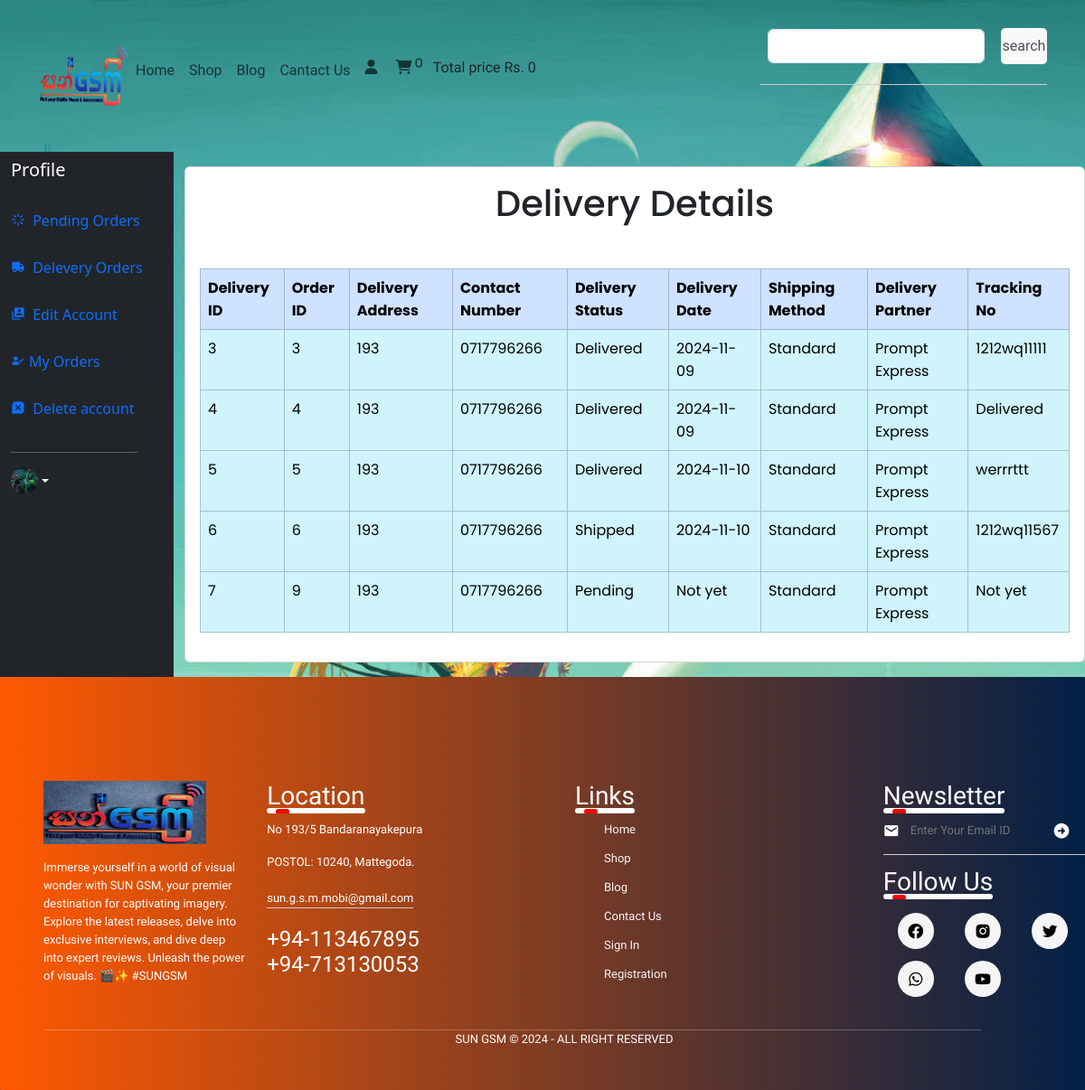
The app's page /user_panel/profile.php?delevery_orders (signed in) with its own data.
### tables this page shows
CREATE TABLE `user` (
  `user_id` int(11) NOT NULL,
  `username` varchar(250) NOT NULL,
  `user_email` varchar(100) NOT NULL,
  `password` varchar(255) NOT NULL,
  `user_image` varchar(100) NOT NULL,
  `user_ip` varchar(100) NOT NULL,
  `user_address` varchar(100) NOT NULL,
  `user_mobile` varchar(100) NOT NULL,
  `registration_at` timestamp NOT NULL DEFAULT current_timestamp() ON UPDATE current_timestamp()
);

CREATE TABLE `delivery_details` (
  `delivery_id` int(11) NOT NULL,
  `user_id` int(11) NOT NULL,
  `order_id` int(11) NOT NULL,
  `delivery_address` varchar(255) NOT NULL,
  `contact_number` varchar(15) NOT NULL,
  `delivery_status` varchar(50) DEFAULT 'Pending',
  `delivery_date` date DEFAULT NULL,
  `shipping_method` varchar(100) DEFAULT 'Standard',
  `delivery_partner` varchar(100) DEFAULT NULL,
  `created_at` timestamp NOT NULL DEFAULT current_timestamp(),
  `email_sent` tinyint(1) DEFAULT 0,
  `tracking_no` varchar(100) DEFAULT NULL
);

### functions/common_function.php (called while the page is built, shortened)
<?php
function getIPAddress()
{
    if (!empty($_SERVER['HTTP_CLIENT_IP'])) {
        $ip = $_SERVER['HTTP_CLIENT_IP'];
    }
    elseif (!empty($_SERVER['HTTP_X_FORWARDED_FOR'])) {
        $ip = $_SERVER['HTTP_X_FORWARDED_FOR'];
    }
    else {
        $ip = $_SERVER['REMOTE_ADDR'];
    }
    return $ip;
}
?>

### user_panel/delevery_orders.php (the view, shortened to what this page needs)
<!DOCTYPE html>
<html lang="en">
<head>
    <link href="https://unpkg.com/boxicons@2.1.4/css/boxicons.min.css" rel="stylesheet" />
    <link rel="stylesheet" href="./user_page.css" />
    <link href="https://cdn.jsdelivr.net/npm/bootstrap@5.3.3/dist/css/bootstrap.min.css" rel="stylesheet"
 />
    <link rel="stylesheet" href="https://cdnjs.cloudflare.com/ajax/libs/font-awesome/6.5.1/css/all.min.css"
 />
    <link rel="stylesheet" href="https://cdnjs.cloudflare.com/ajax/libs/toastr.js/latest/toastr.min.css"
 />
</head>
<body>
    <?php
    $username = $_SESSION['username'];
    $get_user = "SELECT * FROM `user` WHERE username='$username'";
    $result = mysqli_query($con, $get_user);
    $row_fetch = mysqli_fetch_assoc($result);
    $user_id = $row_fetch['user_id'];
    ?>
    <div class="d-flex justify-content-center" style="border-radius: 15px; font-family:Poppins">
        <div class="card" style="width:100%;">
            <div class="card-body">
                <h1 class="text-center">Delivery Details</h1>
                <?php
                $get_delivery_details = "SELECT * FROM `delivery_details` WHERE user_id='$user_id'";
                $result_delivery = mysqli_query($con, $get_delivery_details);
                $delivery_count = mysqli_num_rows($result_delivery);
                if ($delivery_count > 0) {
                    echo '<table class="table table-bordered mt-5">';
                    echo '<thead class="table-primary">';
                    echo '<tr>';
                    echo '<th scope="col">Delivery ID</th>';
                    echo '<th scope="col">Order ID</th>';
                    echo '<th scope="col">Delivery Address</th>';
                    echo '<th scope="col">Contact Number</th>';
                    echo '<th scope="col">Delivery Status</th>';
                    echo '<th scope="col">Delivery Date</th>';
                    echo '<th scope="col">Shipping Method</th>';
                    echo '<th scope="col">Delivery Partner</th>';
                    echo '<th scope="col">Tracking No</th>';
                    echo '</tr>';
                    echo '</thead>';
                    echo '<tbody>';
                    while ($row_delivery = mysqli_fetch_assoc($result_delivery)) {
                        $delivery_id = $row_delivery['delivery_id'];
                        $order_id = $row_delivery['order_id'];
                        $delivery_address = $row_delivery['delivery_address'];
                        $contact_number = $row_delivery['contact_number'];
                        $delivery_status = $row_delivery['delivery_status'];
                        $delivery_date = $row_delivery['delivery_date'];
                        $shipping_method = $row_delivery['shipping_method'];
                        $delivery_partner = $row_delivery['delivery_partner'];
                        $tracking_no = $row_delivery['tracking_no'];
                        $display_date = $delivery_date ? $delivery_date : "Not yet";
                        $tracking_no = $tracking_no ? $tracking_no : "Not yet";
                        echo "
                        <tr class='table-info'>
                            <td>$delivery_id</td>
                            <td>$order_id</td>
                            <td>$delivery_address</td>
                            <td>$contact_number</td>
                            <td>$delivery_status</td>
                            <td>$display_date</td>
                            <td>$shipping_method</td>
                            <td>$delivery_partner</td>
                            <td>$tracking_no</td>
                        </tr>";
                    }
                    echo '</tbody>';
                    echo '</table>';
                } else {
                    echo "<div class='alert alert-warning' role='alert'>
                            No delivery details found.
                          </div>";
                }
                ?>
            </div>
        </div>
    </div>
</body>
</html>

### user_panel/profile.php (shortened to what this page needs)
<?php
include('../functions/common_function.php');
?>
<!DOCTYPE html>
<html lang="en">
<head>
    <link href="https://unpkg.com/boxicons@2.1.4/css/boxicons.min.css" rel="stylesheet" />
    <link rel="stylesheet" href="./user_page.css" />
    <link href="https://cdn.jsdelivr.net/npm/bootstrap@5.3.3/dist/css/bootstrap.min.css" rel="stylesheet"
 />
    <link rel="stylesheet" href="https://cdnjs.cloudflare.com/ajax/libs/font-awesome/6.5.1/css/all.min.css"
 />
    <link rel="stylesheet" href="https://cdnjs.cloudflare.com/ajax/libs/toastr.js/latest/toastr.min.css"
 />
</head>
</head>
<body>
    <section>
        <?php
        function cart_item()
        {
            global $con;
            $get_ip_add = getIPAddress();
            $select_query = "SELECT * FROM `cart` WHERE ip_address='$get_ip_add'";
            $result_query = mysqli_query($con, $select_query);
            $count_cart_items = mysqli_num_rows($result_query);
            echo $count_cart_items;
        }
        function total_cart_price()
        {
            $total_price = 0;
            echo $total_price;
        }
        ?>
        <nav class="navbar navbar-expand-lg py-4 font">
            <div class=" container">
                <a href="index.php"><img src="../index/images/loogo.png" alt="logo" width="100px" height="70px" /></a>
                <div class="collapse navbar-collapse animated-underline" id="navbarSupportedContent">
                    <ul class="navbar-nav me-auto mb-2 mb-lg-0">
                        <li class="nav-item">
                            <a class="nav-link" href="../index/index.php">Home</a>
                        </li>
                        <li class="nav-item">
                            <a class="nav-link" href="../shop/shop.php">Shop</a>
                        </li>
                        <li class="nav-item">
                            <a class="nav-link" href="#">Blog</a>
                        </li>
                        <li class="nav-item">
                            <a class="nav-link" href="#">Cantact Us</a>
                        </li>
                        <li class="nav-item">
                            <i class="fa-solid fa-user nav-link"></i>
                            <a href="../shop/cart.php"> <i class="fa-solid fa-cart-shopping nav-link">
                                    <sup><?php cart_item() ?></sup>
                                </i></a>
                            Total price Rs. <?php total_cart_price() ?>
                        </li>
                    </ul>
                    <form class="d-flex" action="../shop/search.php" method="get">
                        <input class="form-control m-2" type="search" palceholder="Search" aria-label="Search"
                            style="width: 240px;" name="search_data">
                        <input type="submit" value="search" class="btn-outline search" name="search_data_product">
                    </form>
                </div>
            </div>
        </nav>
    </section>
    <div class="">
        <div class="row flex-nowrap">
            <div class="col-auto col-md-3 col-xl-2 px-sm-2 px-0 bg-dark">
                <div class="d-flex flex-column align-items-center align-items-sm-start px-3 pt-2 text-white min-vh-20">
                    <div class="d-flex align-items-center pb-3 mb-md-0 me-md-auto text-white text-decoration-none">
                        <h1 class="fs-5 d-none d-sm-inline">Profile</h1>
                    </div>
                    <ul class="nav nav-pills flex-column mb-sm-auto mb-0 align-items-center align-items-sm-start"
                        id="menu">
                        <li class="nav-item">
                            <a href="profile.php?pending_orders" class="nav-link align-middle px-0">
                                <i class='bx bx-loader'></i> <span class="ms-1 d-none d-sm-inline">Pending Orders</span>
                            </a>
                        </li>
                        <li class="nav-item">
                            <a href="profile.php?delevery_orders" class="nav-link align-middle px-0">
                                <i class='bx bxs-truck'></i> <span class="ms-1 d-none d-sm-inline">Delevery
                                    Orders</span>
                            </a>
                        </li>
                        <li>
                            <a href="profile.php?edit_account" class="nav-link px-0 align-middle">
                                <i class='bx bxs-user-account'></i> <span class="ms-1 d-none d-sm-inline">Edit
                                    Account</span></a>
                        </li>
                        <li>
                            <a href="profile.php?my_orders" class="nav-link align-middle px-0">
                                <i class='bx bxs-user-check'></i><span class="ms-1 d-none d-sm-inline">My
                                    Orders</span></a>
                        </li>
                        <li>
                            <a href="profile.php?delete_account" class="nav-link align-middle px-0">
                                <i class='bx bxs-message-square-x'></i> <span class="ms-1 d-none d-sm-inline">Delete
                                    account</span>
                            </a>
                        </li>
                    </ul>
                    <hr>
                    <div class="dropdown pb-4">
                        <a href="#" class="d-flex align-items-center text-white text-decoration-none dropdown-toggle"
                            id="dropdownUser1" data-bs-toggle="dropdown" aria-expanded="false">
                            <?php
                            if (!isset($_SESSION['username'])) {
                                echo " <span class='d-none d-sm-inline mx-1'>Guest</span>";
                            } else {
                                $username = $_SESSION['username'];
                                $user_image = "SELECT * FROM `user` WHERE username='$username'";
                                $user_image = mysqli_query($con, $user_image);
                                $row_image = mysqli_fetch_array($user_image);
                                $user_image = $row_image['user_image'];
                                echo "<img src='../user_panel/user_images/$user_image' alt='User Avatar' width='30' height='30'
                                class='rounded-circle'>";
                            }
                            ?>
                        </a>
                    </div>
                </div>
            </div>
            <div class="col py-3 text-white">
                <div>
                    <?php
                    if (isset($_GET['delevery_orders'])) {
                        include('delevery_orders.php');
                    }
                    ?>
                </div>
            </div>
        </div>
        <footer class="footer col-md-12 col-lg-12 col-sm-12">
            <div class="row">
                <div class="col">
                    <img style="margin-bottom: 1rem;" src="../index/images/logoo.jpg" width="180px" height="70px" />
                    <p>
                        Immerse yourself in a world of visual wonder with SUN GSM,
                        your premier destination for captivating imagery. Explore the latest
                        releases, delve into exclusive interviews, and dive deep into expert
                        reviews. Unleash the power of visuals. 🎬✨ #SUNGSM
                    </p>
                </div>
                <div class="col">
                    <h3>
                        Location
                        <div class="underline"><span></span></div>
                    </h3>
                    <p>No 193/5 Bandaranayakepura</p>
                    <p>POSTOL: 10240, Mattegoda.</p>
                    <p class="email-id">sun.g.s.m.mobi@gmail.com</p>
                    <h4>+94-113467895 <br />+94-713130053</h4>
                </div>
                <div class="col">
                    <h3>
                        Links
                        <div class="underline"><span></span></div>
                    </h3>
                    <ul>
                        <li><a class="a" href="#">Home</a></li>
                        <li><a class="a" href="#">Shop</a></li>
                        <li><a class="a" href="#">Blog</a></li>
                        <li><a class="a" href="#">Contact Us</a></li>
                        <li><a class="a" href="#">Sign In</a></li>
                        <li>
                            <a class="a" href="#">Registration</a>
                        </li>
                    </ul>
                </div>
                <div class="col">
                    <h3>
                        Newsletter
                        <div class="underline"><span></span></div>
                    </h3>
                    <form>
                        <i class="bx bxs-envelope" undefined></i>
                        <input type="text" placeholder="Enter Your Email ID" required />
                        <button type="submit">
                            <i class="bx bxs-right-arrow-circle"></i>
                        </button>
                    </form>
                    <div class="social-icons">
                        <h3>
                            Follow Us
                            <div class="underline"><span></span></div>
                        </h3>
                        <i class="bx bxl-facebook-circle"></i>
                        <i class="bx bxl-instagram-alt"></i>
                        <i class="bx bxl-twitter"></i>
                        <i class="bx bxl-whatsapp"></i>
                        <i class="bx bxl-youtube"></i>
                    </div>
                </div>
            </div>
            <hr />
            <p class="copyright">SUN GSM © 2024 - All Right Reserved</p>
        </footer>
</body>
</html>

### records on screen
user: user_image (picture)
delivery_details: delivery_id "3", order "3", delivery_address "193", contact_number "0717796266", delivery_status "Delivered", delivery_date "2024-11-09", shipping_method "Standard", delivery_partner "Prompt Express", tracking_no "1212wq11111"
delivery_details: delivery_id "4", order "4", delivery_address "193", contact_number "0717796266", delivery_status "Delivered", delivery_date "2024-11-09", shipping_method "Standard", delivery_partner "Prompt Express", tracking_no "Delivered"
delivery_details: delivery_id "5", order "5", delivery_address "193", contact_number "0717796266", delivery_status "Delivered", delivery_date "2024-11-10", shipping_method "Standard", delivery_partner "Prompt Express", tracking_no "werrrttt"
delivery_details: delivery_id "6", order "6", delivery_address "193", contact_number "0717796266", delivery_status "Shipped", delivery_date "2024-11-10", shipping_method "Standard", delivery_partner "Prompt Express", tracking_no "1212wq11567"
delivery_details: delivery_id "7", order "9", delivery_address "193", contact_number "0717796266", delivery_status "Pending", display_date "Not yet", shipping_method "Standard", delivery_partner "Prompt Express", tracking_no "Not yet"

### other values on screen
$count_cart_items "0"
$total_price "0"
